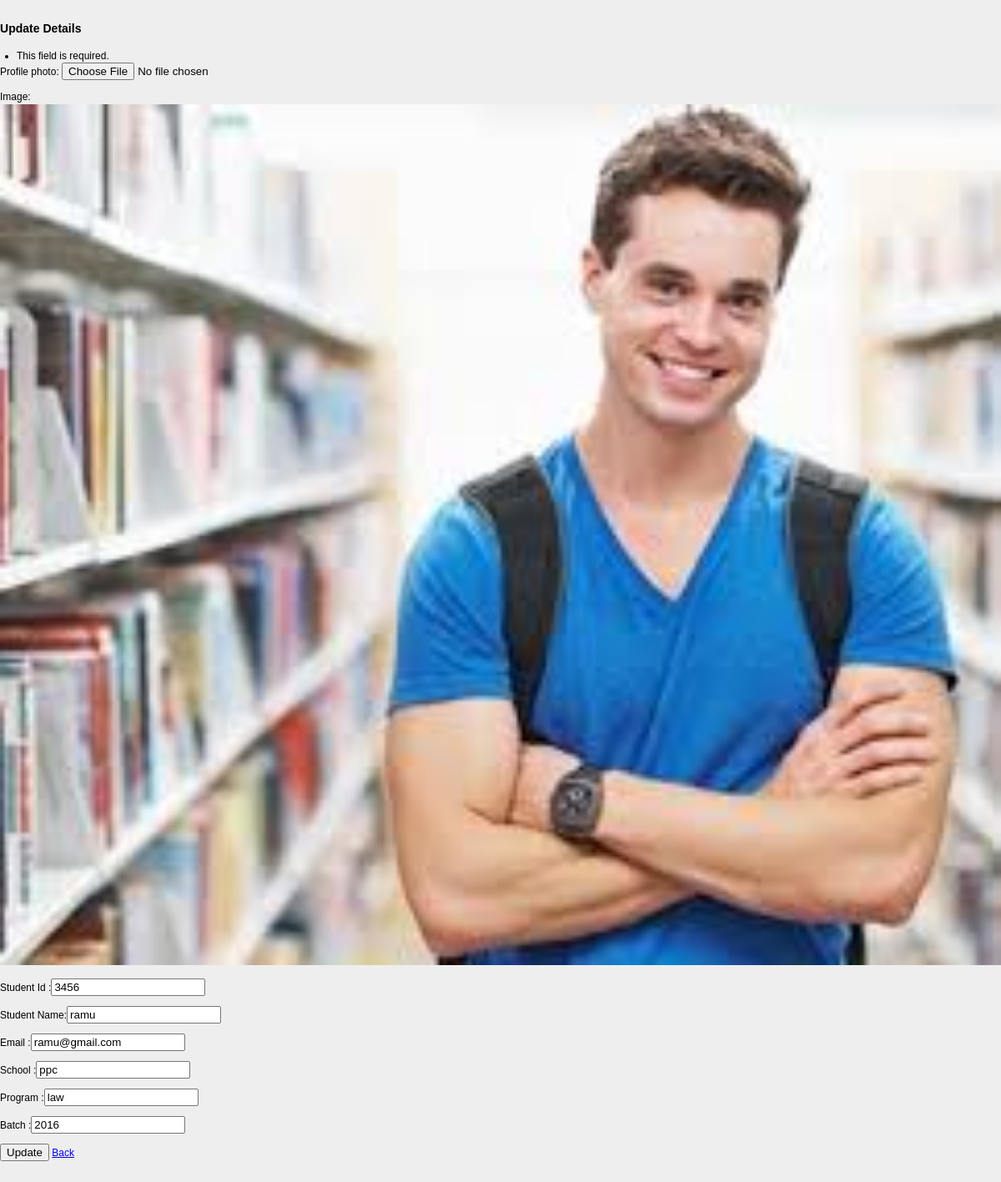
/update/3456, run on the app's committed database.
### app_crudoper/models.py (models this page shows)
class Student(models.Model):
    Image = models.ImageField(upload_to='images', blank=True, null=True)
    Student_ID = models.IntegerField()
    Username = models.CharField(max_length=100)
    Name = models.CharField(max_length=100)
    Email = models.EmailField()
    School = models.CharField(max_length=100)
    Program = models.CharField(max_length=100)
    Batch = models.IntegerField()
    password = models.CharField(max_length=50)

### app_crudoper/views.py (the view, shortened to what this page needs)
# urls.py: path('update/<int:id>', views.update, name='update'),
def update(request, id):
    student = Student.objects.get(Student_ID=id)
    photo_upload_form = ImageUploadForm(request.POST, request.FILES)
    return render(request, 'edit.html', {'student': student, 'form': photo_upload_form})

### app_crudoper/forms.py
class ImageUploadForm(forms.Form):
    profile_photo = forms.ImageField(allow_empty_file=True)

### app_crudoper/templates/edit.html (shortened to what this page needs)
<!DOCTYPE html>
{% load static %}
<html lang="en">
<head>
    <link rel="stylesheet" href="{% static 'css/style.css' %}"/>
</head>
<body>
<form method="post" class="post-form" action="/update/{{student.Student_ID}}" enctype="multipart/form-data">
    <div class="container">
        <div class="form-group row">
            <div class="col-sm-4">
                <h3>Update Details</h3>
            </div>
        </div>
        <div class="form-group row">
            {{ form.as_p }}
            Image: <input type="hidden" name="image"/>
            <img src="{{ student.Image.url }}/{{student.Image}}" class="img-thumbnail" width="100%" ><br><p></p>
            Student Id  :<input type="text" name="id" id="id_Student_ID" required maxlength="20" value="{{ student.Student_ID }}"/><br><p></p>
            Student Name:<input type="text" name="name" id="id_Name" required maxlength="100" value="{{ student.Name }}" /><br><p></p>
            Email       :<input type="email" name="email" id="id_Email" required maxlength="254" value="{{ student.Email }}" /><br><p></p>
            School      :<input type="text" name="school" id="id_School" required maxlength="15" value="{{ student.School }}" /><br><p></p>
            Program     :<input type="text" name="program" id="id_Program" required maxlength="15" value="{{ student.Program }}" /><br><p></p>
            Batch       :<input type="text" name="batch" id="id_Batch" required maxlength="15" value="{{ student.Batch }}" /><br><p></p>
        </div>
    </div>
    <div class="form-group row">
        <div class="col-sm-4">
            <button type="submit" class="btn btn-success">Update</button>
            <a href="/show/" name="submit" class="btn btn-primary">Back</a>
        </div>
    </div>
</form>
</body>
</html>

### app_crudoper/static/css/style.css (style rules this page uses)
body { font:12px/1.4 Verdana,Arial; background:#eee; height:100%; margin:25px 0; padding:0 }
p { margin-top:0 }
ul { margin:0; padding-left:20px }

### data on the page
Student: Image (picture), id "3456", name "ramu", email "ramu@gmail.com", school "ppc", program "law", batch "2016"
